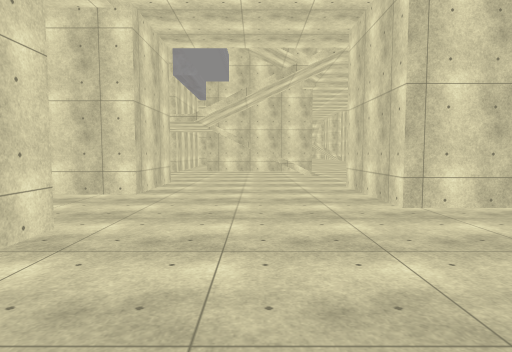
[1] (above)

24 first-person views from a walk through a 3-D level made in the Unity game engine. The camera is 1.5 m above the floor, tilts 4° down and sees 75° across. The floor is counted in squares, 2 m on a side. Each view is taken from the middle of a square. On the plan, view 1 faces up. The plan holds only what a view shows up to about 11 squares ahead; the rest is blank. The place goes on beyond the plan. Some animated figures are left out. Some surface patterns are stand-ins.

[2]
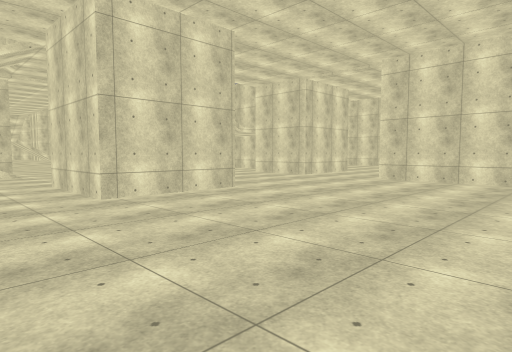

[3]
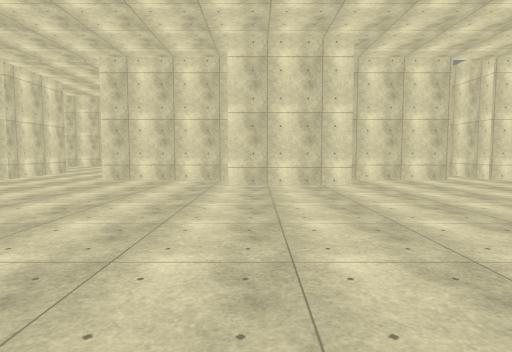

[4]
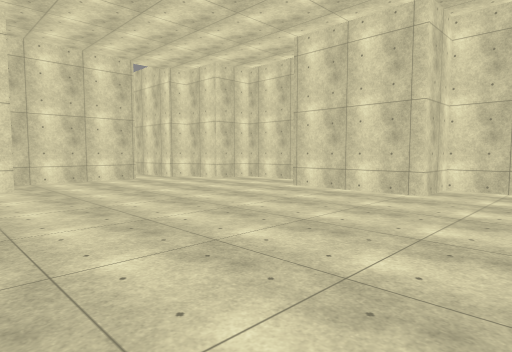

[5]
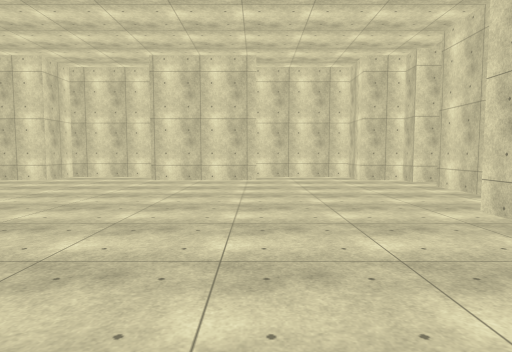

[6]
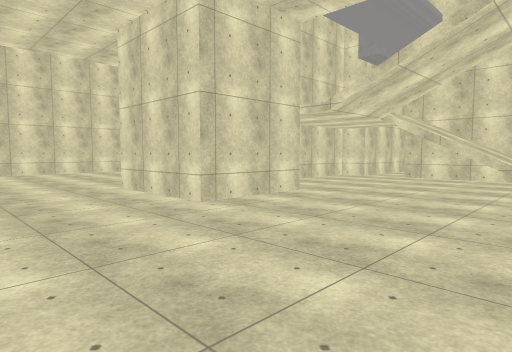

[7]
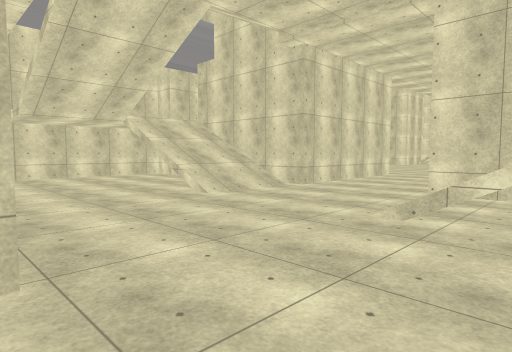

[8]
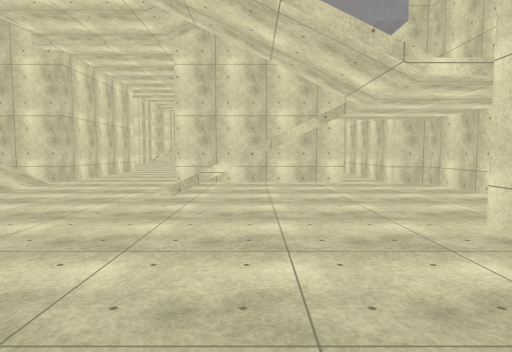

[9]
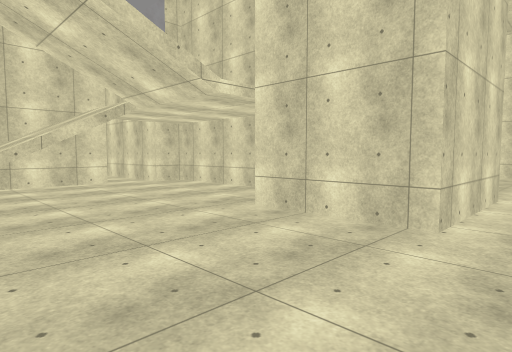

[10]
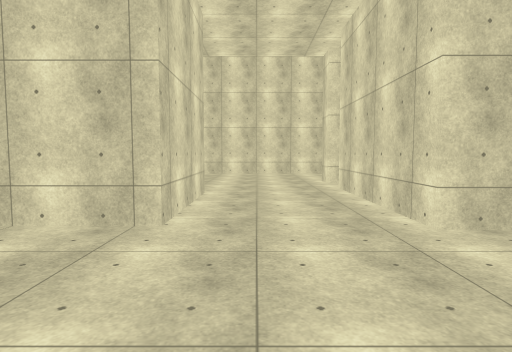

[11]
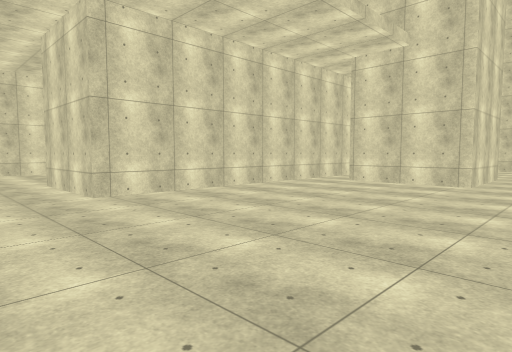

[12]
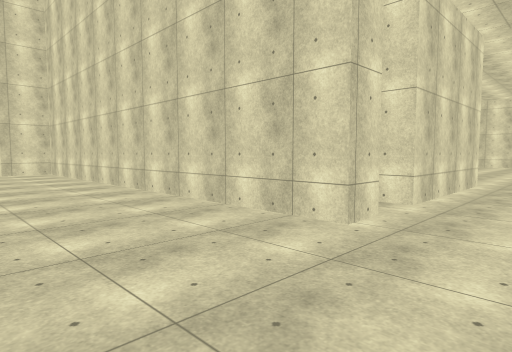

[13]
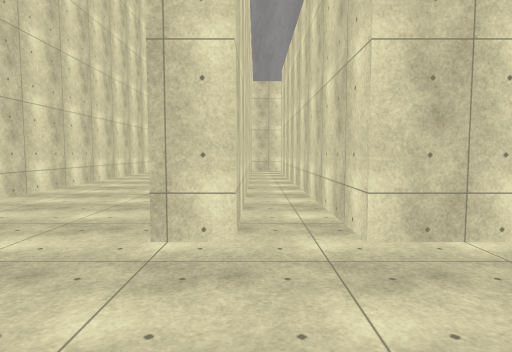

[14]
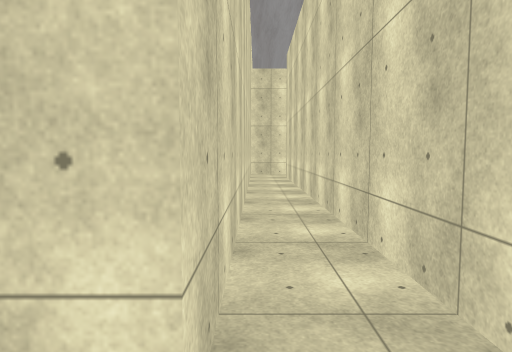

[15]
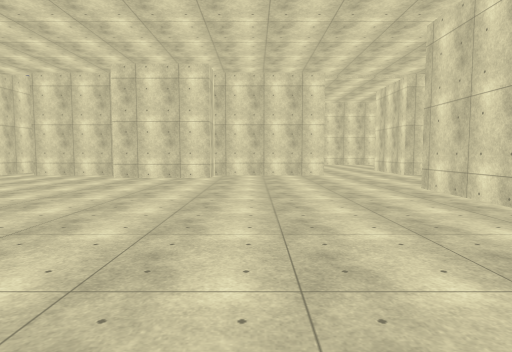

[16]
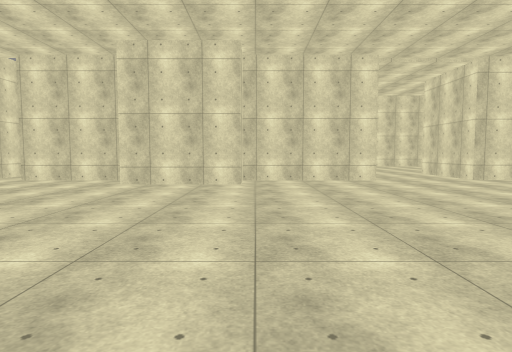

[17]
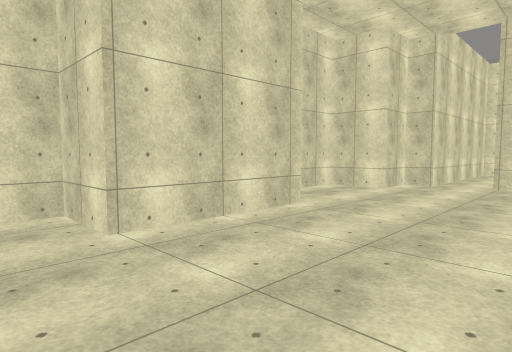

[18]
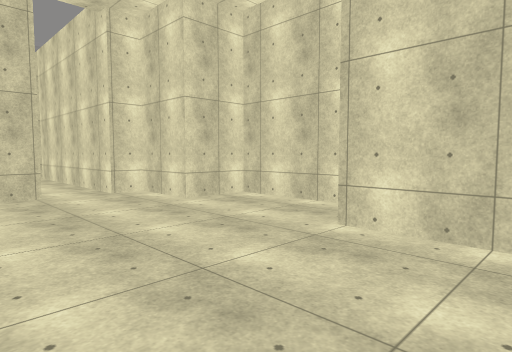

[19]
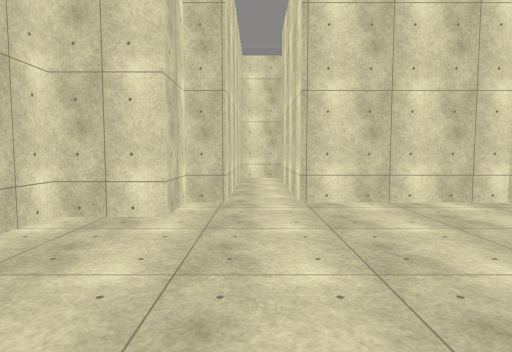

[20]
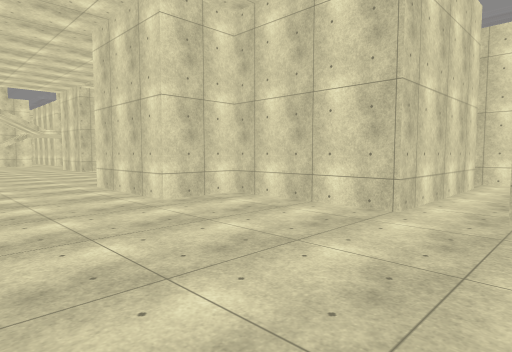

[21]
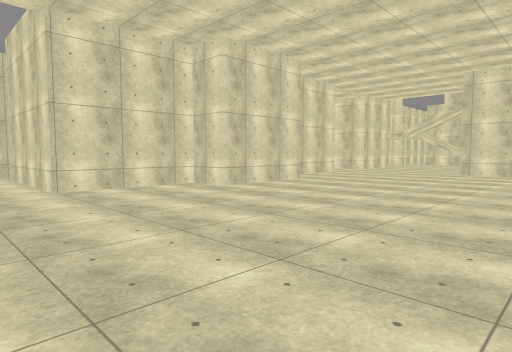

[22]
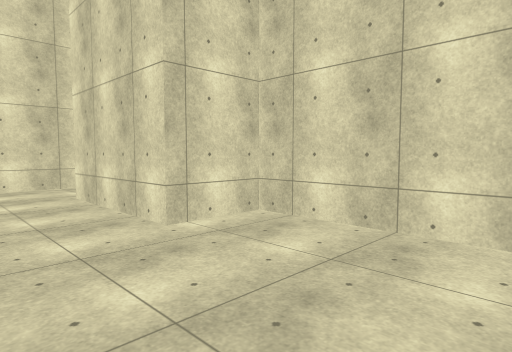

[23]
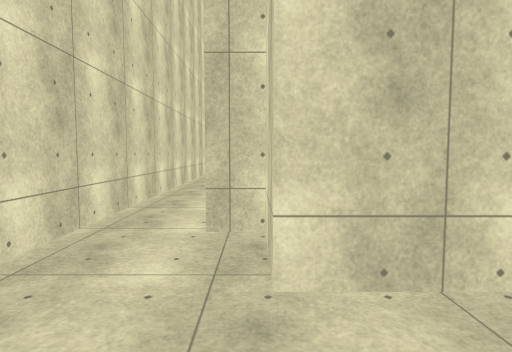

[24]
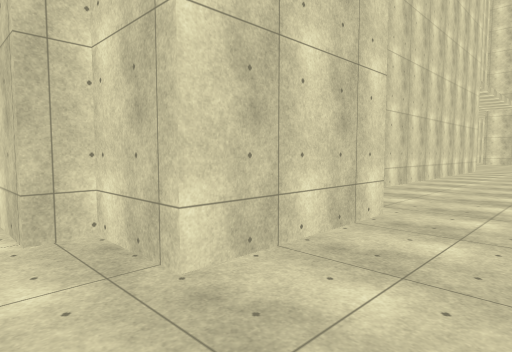

### Floor plan
Points are (right, up) in squares from view 1. A wall is a line through its corners. A room is listed if a view was taken in it or the views show most of it. See-through windows are left out.
Room 1 (views 1, 2, 3, 4, 5, 6, 7, 8, 9, 10, 15, 16, 17, 18, 19, 20, 21)
walls: (4.9, 4.5) (2, 4.5) (2, 7.4); (4.8, 7.4) (4.8, 5.6); (-2, 3.4) (-2, -0.3) (-0.9, -0.3) (-0.9, -3.2) (-2, -3.2) (-2, -6.3) (-5.9, -6.3); (9.2, -0.2) (9.2, 3.2); (9.4, 6) (9.4, 8.5); (-2, 8.5) (-2, 6) (-5, 6); (2.2, 13.3) (-2, 13.3); (11.1, 10.1) (11.1, 13) (10.3, 13); (9.2, -6.3) (9.2, -3.2) (7.7, -3.2) (7.7, -0.2); (-3.9, 12.8) (-3.9, 8.6); (9.2, 13.3) (4.9, 13.3); (-3.1, 13.5) (-3.1, 13) (-3.6, 13); (-2, -8.1) (-0.9, -8.1) (-0.9, -9.4) (2, -9.4) (2, -8.1) (4.8, -8.1) (4.8, -9.4) (7.7, -9.4) (7.7, -8.1) (9.2, -8.1); (-6.9, -6.1) (-6.9, -7.4) (-2, -7.4)
ways out: opening at (10, 4.5) to room 2; opening at (10, -7) to room 3; opening at (-6, 4.5); opening at (3.5, 14); opening at (10, 14)
Room 2 (views 11, 12, 13, 14, 22, 23, 24)
walls: (9.2, 3.2) (13.1, 3.2) (13.1, -6.3); (14.2, -6.4) (14.2, 3.2) (14.9, 3.2) (14.9, -8.1) (16.3, -8.1) (16.3, -10.9) (14.9, -10.9); (14.9, -11.5) (13.8, -11.5); (16.3, 12.2) (13.4, 12.2); (12.2, 12.4) (12.2, 6) (9.4, 6); (7.1, -12.7) (17, -12.7)
ways out: opening at (10, 4.5) to room 1; opening at (14, -6) to room 3; opening at (13, 13); opening at (17.5, 12.5)
Room 3 (no view inside)
walls: (13.1, -6.3) (9.2, -6.3); (9.2, -7.4) (14.2, -7.4) (14.2, -6.4)
ways out: opening at (10, -7) to room 1; opening at (14, -6) to room 2

Positions as (right, up) in squares from view 1, and headings:
1: (0, 0), facing up
2: (0, -1), facing up-right
3: (0, -1), facing right
4: (0, -2), facing down-right
5: (2, 1), facing down
6: (2, 3), facing up-left
7: (7, 7), facing up-left
8: (7, 5), facing up
9: (6, 5), facing up-right
10: (6, 5), facing right
11: (18, 4), facing up-left
12: (18, 5), facing down-left
13: (14, 6), facing down
14: (14, 4), facing down
15: (9, 1), facing left
16: (7, 0), facing left
17: (6, -5), facing down-left
18: (3, -5), facing down-right
19: (3, -7), facing left
20: (5, -8), facing up-right
21: (5, -8), facing up-left
22: (18, -5), facing down-left
23: (18, -11), facing left
24: (18, -12), facing up-left
